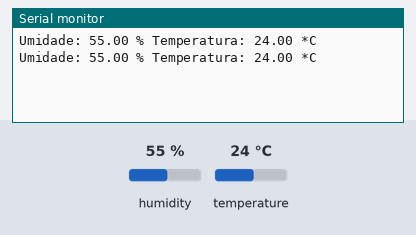
Recording of a sketch running on a simulated Arduino Uno, built with avr-gcc and run on an emulated ATmega328P. Shown: the last lines printed to the serial monitor. Inputs (shaded band) come from the test bench; at power-on: humidity 55 %, temperature 24 °C.

Above: at 2.8 s.
2.9 s: humidity set to 22 %
At 5.1 s:
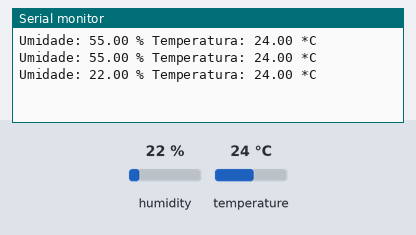
5.6 s: temperature set to 12 °C
At 7.5 s:
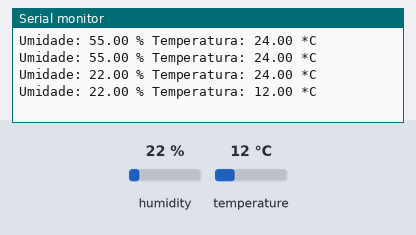
8.3 s: humidity set to 40 %
At 11.1 s:
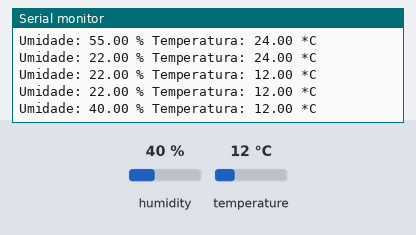
Timing chart, 0 to 12.6 s (numbered marks = the images above; inputs shaded):
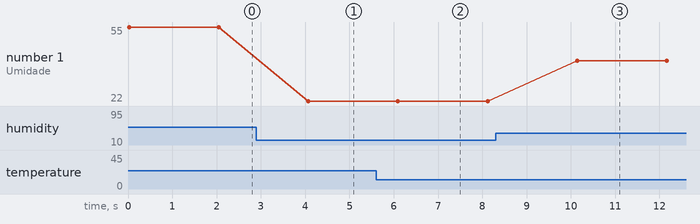

The sketch:

teste_DHT.ino
```cpp
#include <DHT.h>

#define DHTPIN A0
#define DHTTYPE DHT11

DHT dht(DHTPIN, DHTTYPE);

void setup()
{
  Serial.begin(9600);
  dht.begin(); //Inicializar
}

void loop()
{
  float h = dht.readHumidity();
  float t = dht.readTemperature();

  if (isnan(t) || isnan(h)) //Testa se os valores foram lidos corretamente
  {
    Serial.println("Problema ao ler dados do sensor DHT11");
  }
  else
  {
    Serial.print("Umidade: ");
    Serial.print(h);
    Serial.print(" % ");
    Serial.print("Temperatura: ");
    Serial.print(t);
    Serial.println(" *C");
  }
  delay(2000);
}
```

Measured:
- after the input at 2.9 s, the serial monitor: prints a new line after 1.2 s (image 1)
- after the input at 5.6 s, the serial monitor: prints a new line after 0.50 s (image 2)
- after the input at 8.3 s, the serial monitor: prints a new line after 1.8 s (image 3)
- plotted number 1: 55 → 22 after the input at 2.9 s, 22 → 40 after the input at 8.3 s
